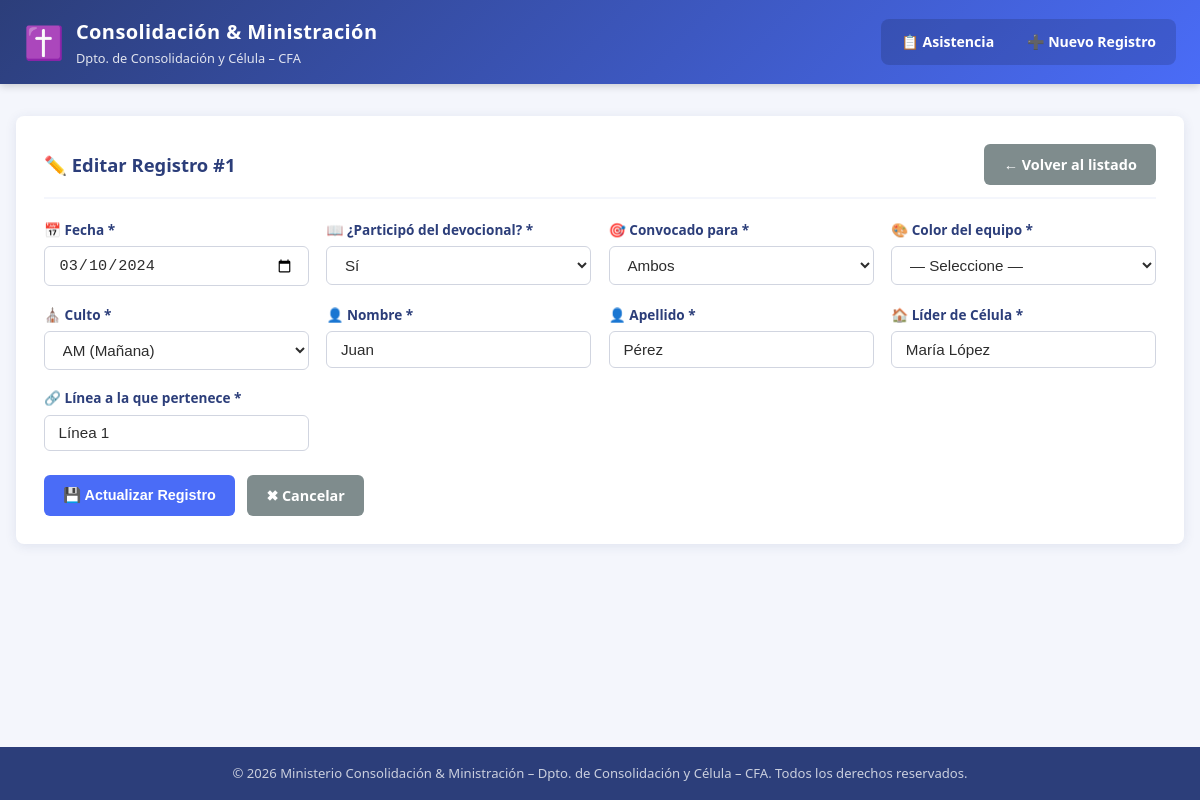
The app's page /editar.php?id=1, older data.
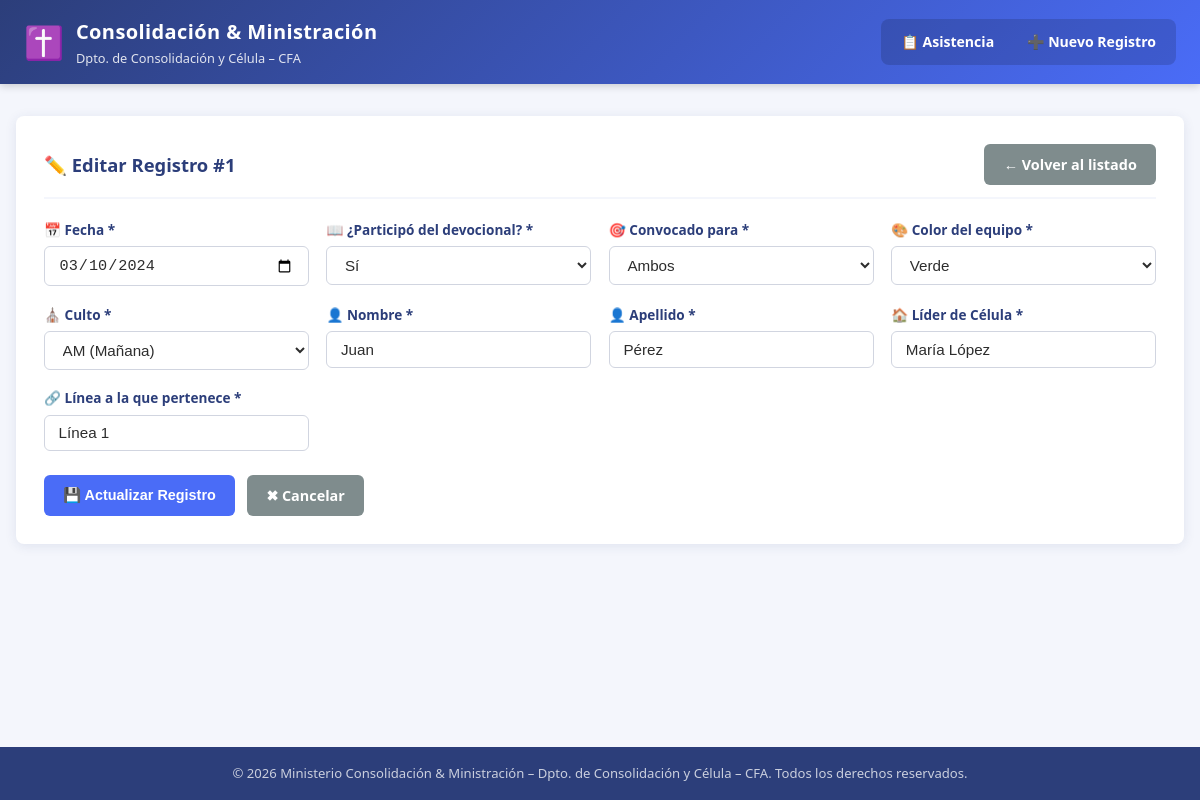
The same page, newer data.
### tables this page shows
CREATE TABLE IF NOT EXISTS asistencia (
    id            INT AUTO_INCREMENT PRIMARY KEY,        
    fecha         DATE NOT NULL,                         
    devocional    ENUM('Sí','No') NOT NULL,              
    convocado     ENUM('Consolidar','Ministrar','Ambos') NOT NULL,  
    color_equipo  VARCHAR(50) NOT NULL,                  
    culto         ENUM('AM','PM') NOT NULL,              
    nombre        VARCHAR(100) NOT NULL,                 
    apellido      VARCHAR(100) NOT NULL,                 
    lider_celula  VARCHAR(150) NOT NULL,                 
    linea         VARCHAR(150) NOT NULL,                 
    created_at    TIMESTAMP DEFAULT CURRENT_TIMESTAMP   
);

### editar.php (the view, shortened to what the changed rows need)
<?php
$id = filter_input(INPUT_GET, 'id', FILTER_VALIDATE_INT);
$errores = [];
$datos   = [];
try {
    $pdo = obtenerConexion();
    if ($_SERVER['REQUEST_METHOD'] === 'POST') {
        $datos = [
            'fecha'        => trim($_POST['fecha']        ?? ''),
            'devocional'   => trim($_POST['devocional']   ?? ''),
            'convocado'    => trim($_POST['convocado']    ?? ''),
            'color_equipo' => trim($_POST['color_equipo'] ?? ''),
            'culto'        => trim($_POST['culto']        ?? ''),
            'nombre'       => trim($_POST['nombre']       ?? ''),
            'apellido'     => trim($_POST['apellido']     ?? ''),
            'lider_celula' => trim($_POST['lider_celula'] ?? ''),
            'linea'        => trim($_POST['linea']        ?? ''),
        ];
        if ($datos['fecha'] === '' || !preg_match('/^\d{4}-\d{2}-\d{2}$/', $datos['fecha'])) {
            $errores['fecha'] = 'La fecha es obligatoria y debe tener formato válido.';
        }
        if (!in_array($datos['devocional'], ['Sí', 'No'], true)) {
            $errores['devocional'] = 'Debe indicar si participó del devocional.';
        }
        if (!in_array($datos['convocado'], ['Consolidar', 'Ministrar', 'Ambos'], true)) {
            $errores['convocado'] = 'Debe seleccionar el propósito de la convocatoria.';
        }
        if ($datos['color_equipo'] === '') {
            $errores['color_equipo'] = 'El color del equipo es obligatorio.';
        }
        if (!in_array($datos['culto'], ['AM', 'PM'], true)) {
            $errores['culto'] = 'Debe seleccionar el turno del culto (AM o PM).';
        }
        if ($datos['nombre'] === '') {
            $errores['nombre'] = 'El nombre es obligatorio.';
        }
        if ($datos['apellido'] === '') {
            $errores['apellido'] = 'El apellido es obligatorio.';
        }
        if ($datos['lider_celula'] === '') {
            $errores['lider_celula'] = 'El líder de célula es obligatorio.';
        }
        if ($datos['linea'] === '') {
            $errores['linea'] = 'La línea es obligatoria.';
        }
        if (empty($errores)) {
            $sql = "UPDATE asistencia SET
                        fecha        = :fecha,
                        devocional   = :devocional,
                        convocado    = :convocado,
                        color_equipo = :color_equipo,
                        culto        = :culto,
                        nombre       = :nombre,
                        apellido     = :apellido,
                        lider_celula = :lider_celula,
                        linea        = :linea
                    WHERE id = :id";
            $stmt = $pdo->prepare($sql);
            $stmt->execute(array_merge($datos, [':id' => $id]));
            header('Location: index.php?msg=' . urlencode('Registro actualizado exitosamente.') . '&tipo=exito');
            exit;
        }
    } else {
        $stmt = $pdo->prepare('SELECT * FROM asistencia WHERE id = :id');
        $stmt->execute([':id' => $id]);
        $datos = $stmt->fetch();
    }
} catch (PDOException $e) {
    error_log('Error de base de datos en editar.php: ' . $e->getMessage());
    die('<p style="color:red;padding:2rem">No se pudo procesar la solicitud. Por favor, contacte al administrador del sistema.</p>');
}
$coloresEquipo = ['Verde', 'Amarillo', 'Azul', 'Naranja'];
require_once 'includes/header.php';
?>
<div class="tarjeta">
    <div class="tarjeta__encabezado">
        <h2 class="tarjeta__titulo">✏️ Editar Registro #<?= (int)$id ?></h2>
    </div>
    <form method="post" action="editar.php?id=<?= (int)$id ?>" novalidate>
        <div class="formulario__grid">
            <div class="formulario__grupo">
                <label for="fecha">📅 Fecha *</label>
                <input
                    type="date"
                    id="fecha"
                    name="fecha"
                    value="<?= htmlspecialchars($datos['fecha']) ?>"
                    required
                >
            </div>
            <div class="formulario__grupo">
                <label for="devocional">📖 ¿Participó del devocional? *</label>
                <select id="devocional" name="devocional" required>
                    <option value="Sí"  <?= $datos['devocional'] === 'Sí'  ? 'selected' : '' ?>>Sí</option>
                </select>
            </div>
            <div class="formulario__grupo">
                <label for="convocado">🎯 Convocado para *</label>
                <select id="convocado" name="convocado" required>
                    <option value="Ambos"      <?= $datos['convocado'] === 'Ambos'      ? 'selected' : '' ?>>Ambos</option>
                </select>
            </div>
            <div class="formulario__grupo">
                <label for="color_equipo">🎨 Color del equipo *</label>
                <select id="color_equipo" name="color_equipo" required>
                    <option value="">— Seleccione —</option>
                    <?php foreach ($coloresEquipo as $color): ?>
                        <option value="<?= htmlspecialchars($color) ?>"
                            <?= $datos['color_equipo'] === $color ? 'selected' : '' ?>>
                            <?= htmlspecialchars($color) ?>
                        </option>
                    <?php endforeach; ?>
                </select>
            </div>
            <div class="formulario__grupo">
                <label for="culto">⛪ Culto *</label>
                <select id="culto" name="culto" required>
                    <option value="AM" <?= $datos['culto'] === 'AM' ? 'selected' : '' ?>>AM (Mañana)</option>
                </select>
            </div>
            <div class="formulario__grupo">
                <label for="nombre">👤 Nombre *</label>
                <input
                    type="text"
                    id="nombre"
                    name="nombre"
                    value="<?= htmlspecialchars($datos['nombre']) ?>"
                    maxlength="100"
                    required
                >
            </div>
            <div class="formulario__grupo">
                <label for="apellido">👤 Apellido *</label>
                <input
                    type="text"
                    id="apellido"
                    name="apellido"
                    value="<?= htmlspecialchars($datos['apellido']) ?>"
                    maxlength="100"
                    required
                >
            </div>
            <div class="formulario__grupo">
                <label for="lider_celula">🏠 Líder de Célula *</label>
                <input
                    type="text"
                    id="lider_celula"
                    name="lider_celula"
                    value="<?= htmlspecialchars($datos['lider_celula']) ?>"
                    maxlength="150"
                    required
                >
            </div>
            <div class="formulario__grupo">
                <label for="linea">🔗 Línea a la que pertenece *</label>
                <input
                    type="text"
                    id="linea"
                    name="linea"
                    value="<?= htmlspecialchars($datos['linea']) ?>"
                    maxlength="150"
                    required
                >
            </div>
        </div>
    </form>
</div>
<?php require_once 'includes/footer.php'; ?>

Row changes from the older to the newer data that the page shows:
changed asistencia "Sí": color_equipo (not shown) → "Verde"
Text that changed along with them:
form field color_equipo: "— Seleccione —" → (not shown)
